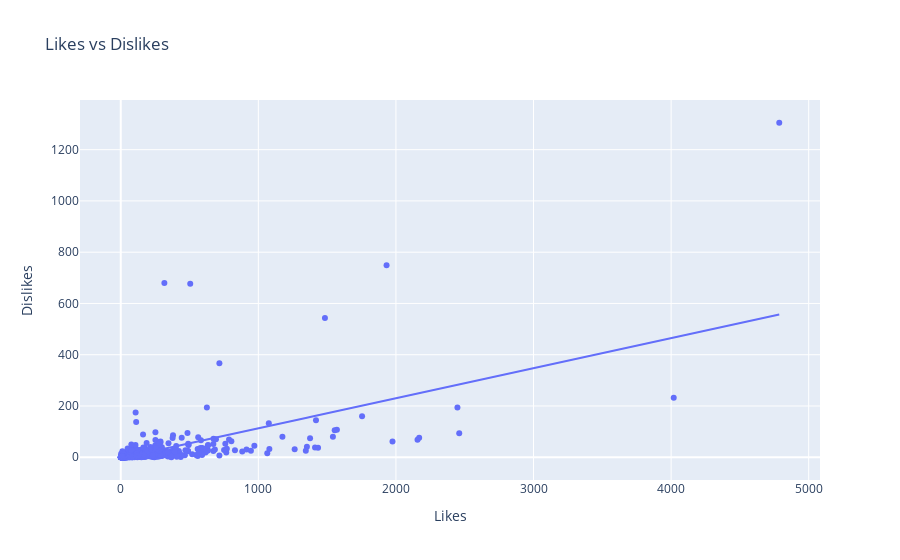

Notebook code for this chart:
### Markdown cell above
## 8. Likes vs Dislikes

### Code cell
px.scatter(df[['Views', 'Likes', 'Dislikes']],
           x = 'Likes',
           y = 'Dislikes',
           trendline = 'ols',
           title = 'Likes vs Dislikes').show()

### Figure 1 — Plotly figure (JSON) as saved in the notebook; plotly's stock layout.template omitted (floating-point values rounded to 4 significant figures; data arrays with more than 128 entries replaced by an {"elided": "..."} marker saying what was removed)
{"data": [{"hovertemplate": "Likes=%{x}<br>Dislikes=%{y}<extra></extra>", "legendgroup": "", "marker": {"color": "#636efa", "symbol": "circle"}, "mode": "markers", "name": "", "orientation": "v", "showlegend": false, "type": "scatter", "x": {"elided": "1000 int values"}, "xaxis": "x", "y": {"elided": "1000 int values"}, "yaxis": "y"}, {"hovertemplate": "<b>OLS trendline</b><br>Dislikes = 0.117231 * Likes + -4.29778<br>R<sup>2</sup>=0.384313<br><br>Likes=%{x}<br>Dislikes=%{y} <b>(trend)</b><extra></extra>", "legendgroup": "", "marker": {"color": "#636efa", "symbol": "circle"}, "mode": "lines", "name": "", "showlegend": false, "type": "scatter", "x": {"elided": "983 int values"}, "xaxis": "x", "y": {"elided": "983 float values"}, "yaxis": "y"}], "layout": {"legend": {"tracegroupgap": 0}, "title": {"text": "Likes vs Dislikes"}, "xaxis": {"anchor": "y", "domain": [0, 1], "title": {"text": "Likes"}}, "yaxis": {"anchor": "x", "domain": [0, 1], "title": {"text": "Dislikes"}}}}
